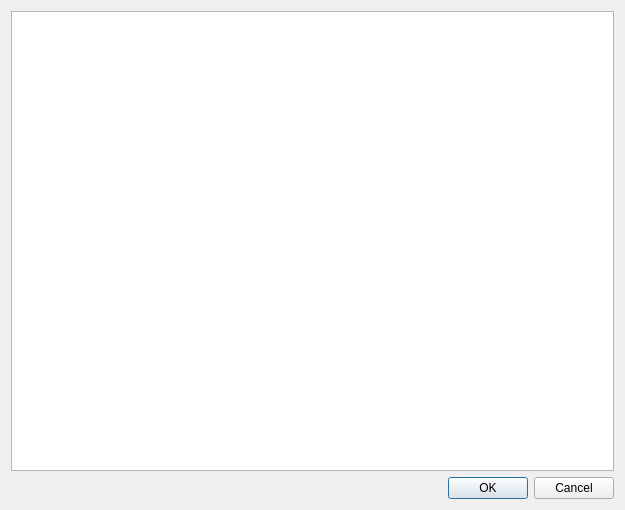
<?xml version="1.0" encoding="UTF-8"?>
<ui version="4.0">
 <class>HelpDialog</class>
 <widget class="QDialog" name="HelpDialog">
  <property name="geometry">
   <rect>
    <x>0</x>
    <y>0</y>
    <width>625</width>
    <height>510</height>
   </rect>
  </property>
  <property name="windowTitle">
   <string>Dialog</string>
  </property>
  <layout class="QVBoxLayout" name="verticalLayout">
   <item>
    <widget class="QTextEdit" name="textEdit">
     <property name="readOnly">
      <bool>true</bool>
     </property>
     <property name="textInteractionFlags">
      <set>Qt::LinksAccessibleByMouse|Qt::TextSelectableByMouse</set>
     </property>
    </widget>
   </item>
   <item>
    <widget class="QDialogButtonBox" name="buttonBox">
     <property name="orientation">
      <enum>Qt::Horizontal</enum>
     </property>
     <property name="standardButtons">
      <set>QDialogButtonBox::Cancel|QDialogButtonBox::Ok</set>
     </property>
    </widget>
   </item>
  </layout>
 </widget>
 <resources/>
 <connections>
  <connection>
   <sender>buttonBox</sender>
   <signal>accepted()</signal>
   <receiver>HelpDialog</receiver>
   <slot>accept()</slot>
   <hints>
    <hint type="sourcelabel">
     <x>248</x>
     <y>254</y>
    </hint>
    <hint type="destinationlabel">
     <x>157</x>
     <y>274</y>
    </hint>
   </hints>
  </connection>
  <connection>
   <sender>buttonBox</sender>
   <signal>rejected()</signal>
   <receiver>HelpDialog</receiver>
   <slot>reject()</slot>
   <hints>
    <hint type="sourcelabel">
     <x>316</x>
     <y>260</y>
    </hint>
    <hint type="destinationlabel">
     <x>286</x>
     <y>274</y>
    </hint>
   </hints>
  </connection>
 </connections>
</ui>
